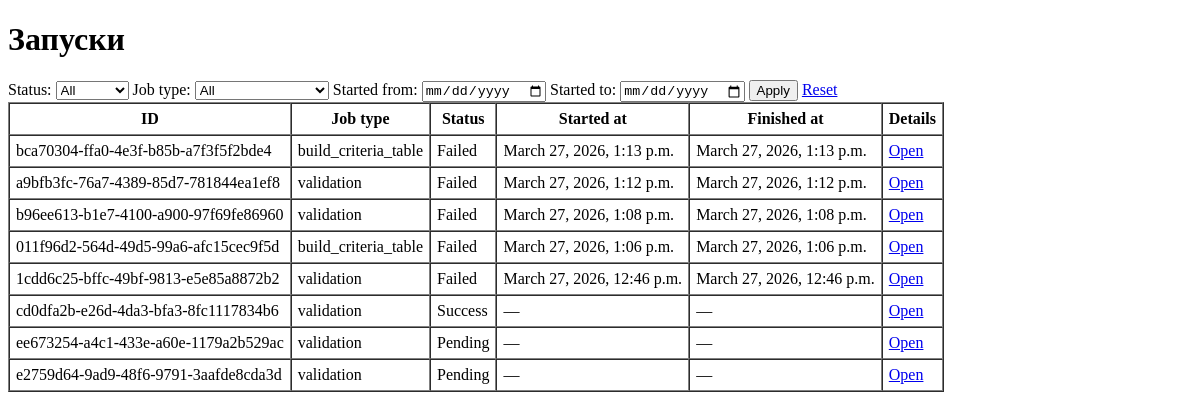
Before: /runs/ with the older database file.
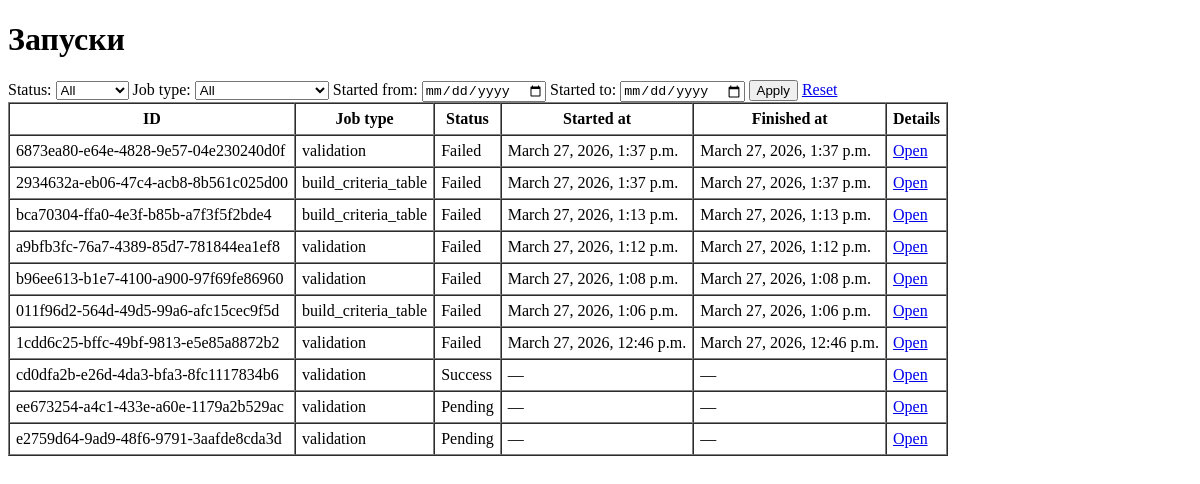
After: the same page with the newer database file.
### jobs/models.py (models this page shows, shortened)
class JobRun(models.Model):
    class Status(models.TextChoices):
        PENDING = "pending", "Pending"
        RUNNING = "running", "Running"
        SUCCESS = "success", "Success"
        PARTIAL = "partial", "Partial"
        FAILED = "failed", "Failed"
    id = models.UUIDField(primary_key=True, default=uuid.uuid4, editable=False)
    job_type = models.CharField(max_length=100)
    status = models.CharField(max_length=20, choices=Status.choices, default=Status.PENDING)
    started_at = models.DateTimeField(null=True, blank=True)
    finished_at = models.DateTimeField(null=True, blank=True)
    params_json = models.JSONField(default=dict, blank=True)
    result_json = models.JSONField(default=dict, blank=True)
    initiated_by = models.ForeignKey(
        settings.AUTH_USER_MODEL,
        null=True,
        blank=True,
        on_delete=models.SET_NULL,
        related_name="job_runs",
    )
    class Meta:
        ordering = ["-started_at"]

### jobs/views.py (the view)
# urls.py: path("runs/", list_job_runs, name="job_run_list"),
def list_job_runs(request):
    queryset = JobRun.objects.all().order_by("-started_at")
    status = _parse_non_empty(request.GET.get("status"))
    if status:
        queryset = queryset.filter(status=status)
    job_type = _parse_non_empty(request.GET.get("job_type"))
    if job_type:
        queryset = queryset.filter(job_type=job_type)
    started_from = _parse_non_empty(request.GET.get("started_from"))
    if started_from:
        queryset = queryset.filter(started_at__date__gte=started_from)
    started_to = _parse_non_empty(request.GET.get("started_to"))
    if started_to:
        queryset = queryset.filter(started_at__date__lte=started_to)
    paginator = Paginator(queryset, 20)
    page_obj = paginator.get_page(request.GET.get("page"))
    preserved_query = request.GET.copy()
    preserved_query.pop("page", None)
    return render(
        request,
        "jobs/jobrun_list.html",
        {
            "page_obj": page_obj,
            "status_choices": JobRun.Status.choices,
            "job_type_choices": JobRun.objects.values_list("job_type", flat=True).distinct().order_by("job_type"),
            "filters": {
                "status": status or "",
                "job_type": job_type or "",
                "started_from": started_from or "",
                "started_to": started_to or "",
            },
            "querystring": preserved_query.urlencode(),
        },
    )

### jobs/views.py (called while the page is built)
def _parse_non_empty(value: str | None) -> str | None:
    if value is None:
        return None
    trimmed = value.strip()
    return trimmed or None

### jobs/templates/jobs/jobrun_list.html (shortened to what this page needs)
<!doctype html>
<html lang="en">
<head>
</head>
<body>
  <h1>Запуски</h1>
  <form method="get">
    <label>
      Status:
      <select name="status">
        <option value="">All</option>
      </select>
    </label>
    <label>
      Job type:
      <select name="job_type">
        <option value="">All</option>
      </select>
    </label>
    <label>
      Started from:
      <input type="date" name="started_from" value="{{ filters.started_from }}">
    </label>
    <label>
      Started to:
      <input type="date" name="started_to" value="{{ filters.started_to }}">
    </label>
    <button type="submit">Apply</button>
    <a href="{% url 'job_run_list' %}">Reset</a>
  </form>
  <table border="1" cellpadding="6" cellspacing="0">
    <thead>
      <tr>
        <th>ID</th>
        <th>Job type</th>
        <th>Status</th>
        <th>Started at</th>
        <th>Finished at</th>
        <th>Details</th>
      </tr>
    </thead>
    <tbody>
      {% for run in page_obj %}
        <tr>
          <td>{{ run.id }}</td>
          <td>{{ run.job_type }}</td>
          <td>{{ run.get_status_display }}</td>
          <td>{{ run.started_at|default:"—" }}</td>
          <td>{{ run.finished_at|default:"—" }}</td>
          <td>
            <a href="{% url 'job_run_detail' run.id %}{% if querystring %}?{{ querystring }}{% endif %}">Open</a>
          </td>
        </tr>
      {% empty %}
        <tr>
          <td colspan="6">No runs found.</td>
        </tr>
      {% endfor %}
    </tbody>
  </table>
</body>
</html>

Changed rows visible on the page:
added JobRun: id "6873ea80-e64e-4828-9e57-04e230240d0f", job_type "validation", status "Failed", started_at "March 27, 2026, 1:37 p.m.", finished_at "March 27, 2026, 1:37 p.m."
added JobRun: id "2934632a-eb06-47c4-acb8-8b561c025d00", job_type "build_criteria_table", status "Failed", started_at "March 27, 2026, 1:37 p.m.", finished_at "March 27, 2026, 1:37 p.m."
